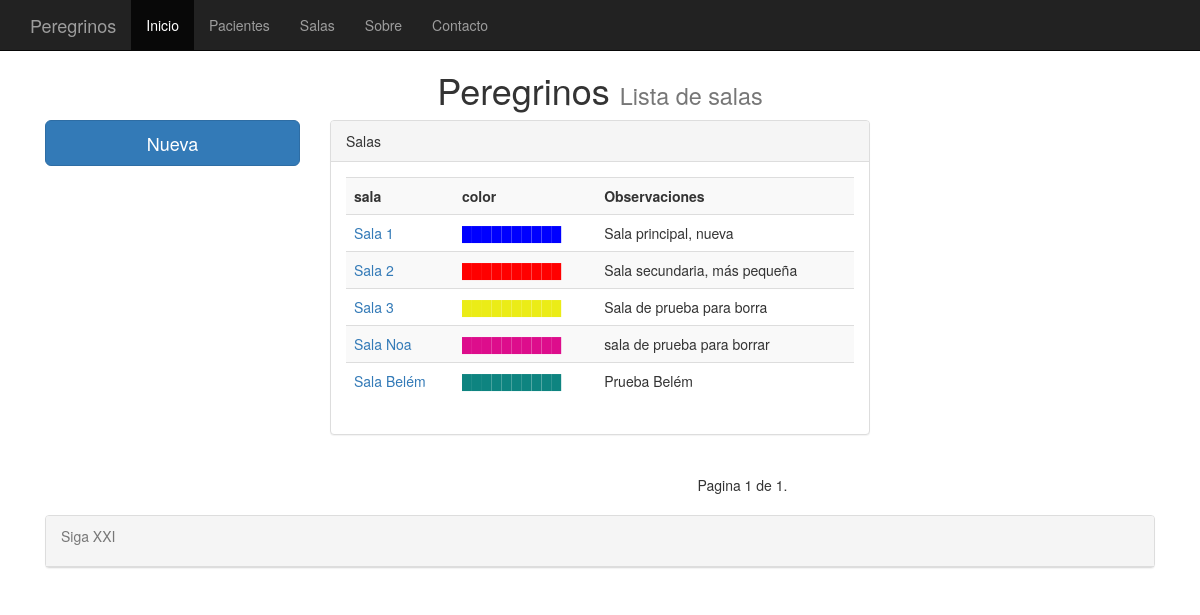
Screenshot of /salas/ with the database file from the repository.
### clinica/models.py (models this page shows, shortened)
class salas(models.Model):
    sala = models.CharField(max_length=25)
    color = models.CharField(max_length=7)
    observaciones = models.TextField(default=None, null=True)

### clinica/views.py (the view)
# urls.py: url(r'^salas/',ListaSalas.as_view(), name = 'ListaSalas'),
class ListaSalas(ListView):
    queryset = salas.objects.order_by('id')
    context_object_name = 'salas'
    paginate_by = 8

### templates/clinica/salas_list.html (shortened to what this page needs)
{% extends "base.html" %}
{%   load   staticfiles   %}
{% block titulo %}
Lista de salas
{% endblock %}
{% block content %}
<row>
	<div class="col-md-3">
		<a href="/sala/agregar" class="btn btn-primary btn-lg btn-block">Nueva</a>
	</div>
	<div class="col-md-6" >
		<div class="panel panel-default">
			<div class="panel-heading">Salas</div>
			<div class ="panel-body">
				{% if object_list %}
				<div class="table-responsive">
				<table class="table table-striped">
					<th>sala</th>
					<th>color</th>
					<th>Observaciones</th>
          {% for salas  in object_list %}
						<tr>
							<td><a href="/salas_detalle/{{salas.id}}/"><spam class="text text-primary">{{ salas.sala | capfirst }}</spam></a></td>
							<td style="color:{{salas.color}};">██████████</td>
							<td>{{ salas.observaciones}}</td>
					{% endfor %}
				  </table>
				</div>
		    {% else %}
        	<p class="text-warning">No hay salas registradas.</p>
        {% endif %}
			</div>
		</div>
	</div>
</row>
<row>
	<div class="col-md-9 col-md-offset-3">
		<nav>
			<ul class="pager">
				<li> Pagina {{ page_obj.number }} de {{ paginator.num_pages }}.</li>
			</ul>
		</nav>
	</div>
</row>
{% endblock %}

### rows the page displays
salas: sala "Sala 1", observaciones "Sala principal, nueva"
salas: sala "Sala 2", observaciones "Sala secundaria, más pequeña"
salas: sala "Sala 3", observaciones "Sala de prueba para borra"
salas: sala "Sala Noa", observaciones "sala de prueba para borrar"
salas: sala "Sala Belém", observaciones "Prueba Belém"

### other values shown
{{ page_obj.number }} "1"
{{ paginator.num_pages }} "1"
